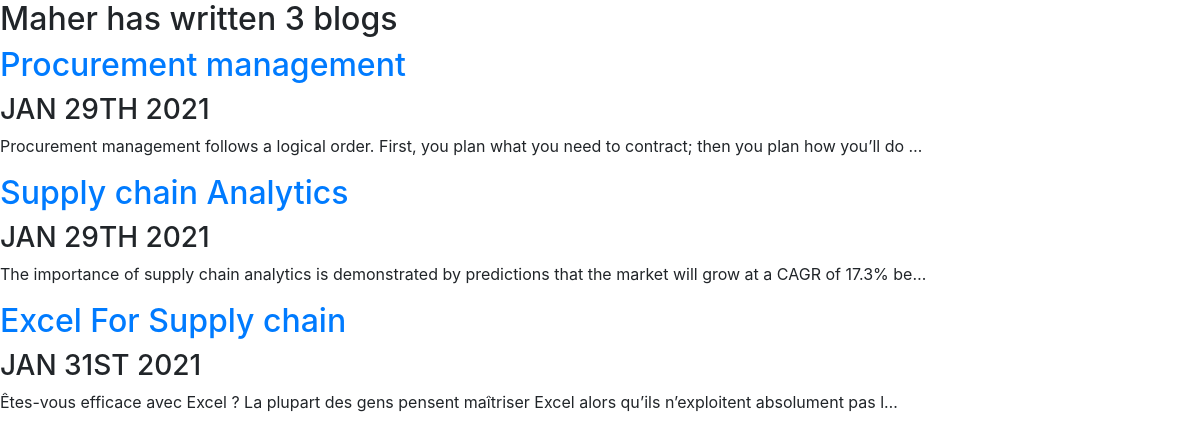
Screenshot of /blog/ with the database file from the repository.
### blog/models.py (models this page shows, shortened)
class Blog(models.Model):
    blogtitle = models.CharField(max_length=100)
    blogdate = models.DateField()
    blogmain = models.TextField()

### blog/views.py (the view)
# urls.py: path('', views.all_blogs, name='all_blogs'),
def all_blogs(request):
    projects = Project.objects.all()
    blogs = Blog.objects.all()
    return render(request, 'blog/all_blogs.html', {'blogs': blogs,'projects': projects})

### blog/templates/blog/all_blogs.html
{% extends "portfolio/base.html"%}
{% block content%}
<h2>Maher has written {{ projects.count }} blog{{blogs.count|pluralize}}</h2>
{% for x in blogs %}
<Div>
<a href="{% url 'blog:detail' x.id  %}"><h2>{{ x.blogtitle}}</h2></a>
<h3>{{x.blogdate|date:"M dS Y"|upper }}</h3>
<p>{{ x.blogmain|truncatechars:120 }}</p>
</Div>
{% endfor %}
{% endblock %}

### rows the page displays
Blog: blogtitle "Procurement management", blogdate "JAN 29TH 2021", blogmain "Procurement management follows a logical order. First, you plan what you need to contract; then you plan how you’ll do …"
Blog: blogtitle "Supply chain Analytics", blogdate "JAN 29TH 2021", blogmain "The importance of supply chain analytics is demonstrated by predictions that the market will grow at a CAGR of 17.3% be…"
Blog: blogtitle "Excel For Supply chain", blogdate "JAN 31ST 2021", blogmain "Êtes-vous efficace avec Excel ? La plupart des gens pensent maîtriser Excel alors qu’ils n’exploitent absolument pas l…"

### other values shown
{{ projects.count }} "3"
